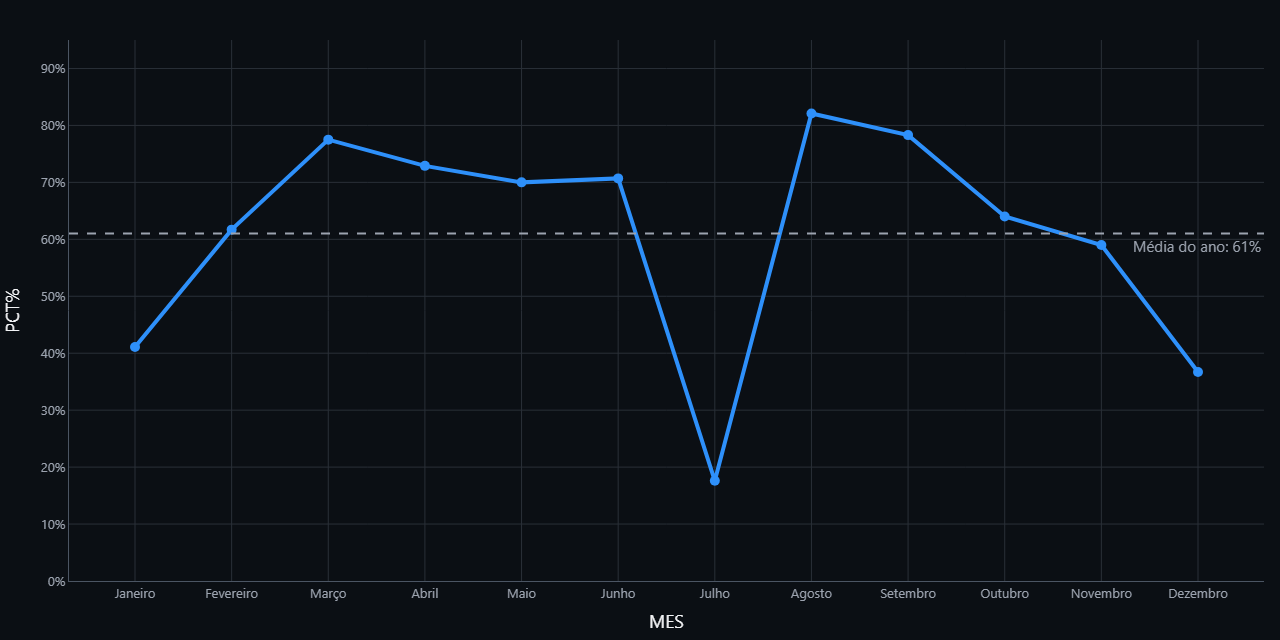
#> input picture apresentacao/graficos/mes_frequencia_line.png, 1280 x 640 px
$ python gerar_pdf.py
#> lines starting #> are read from the running program, lines starting #| are printed output that depends on the picture
# -*- coding: utf-8 -*-
"""
Gera GRAFICOS_BI.pdf — compilacao de todos os graficos para impressao/backup.

Uso:
    python gerar_pdf.py

Requisitos: Pillow
"""
import os

from PIL import Image, ImageDraw, ImageFont

HERE = os.path.dirname(os.path.abspath(__file__))
GRAF = os.path.join(HERE, "graficos")
OUT = os.path.join(HERE, "GRAFICOS_BI.pdf")

BG = (11, 15, 20)
TEXT = (243, 244, 246)
PAGE_W, PAGE_H = 1754, 1240  # A4 landscape @150dpi

FONT_CANDIDATES = [
    "C:/Windows/Fonts/segoeuib.ttf",
    "C:/Windows/Fonts/arialbd.ttf",
    "C:/Windows/Fonts/arial.ttf",
]


def find_font(size):
    for f in FONT_CANDIDATES:
        if os.path.exists(f):
            try:
                return ImageFont.truetype(f, size)
            except Exception:
                continue
    return ImageFont.load_default()


def page(img, title, dest, append):
#> called with title = 'Regência média por mês (2026)', dest = 'apresentacao/GRAFICOS_BI.pdf', append = False
    canvas = Image.new("RGB", (PAGE_W, PAGE_H), BG)
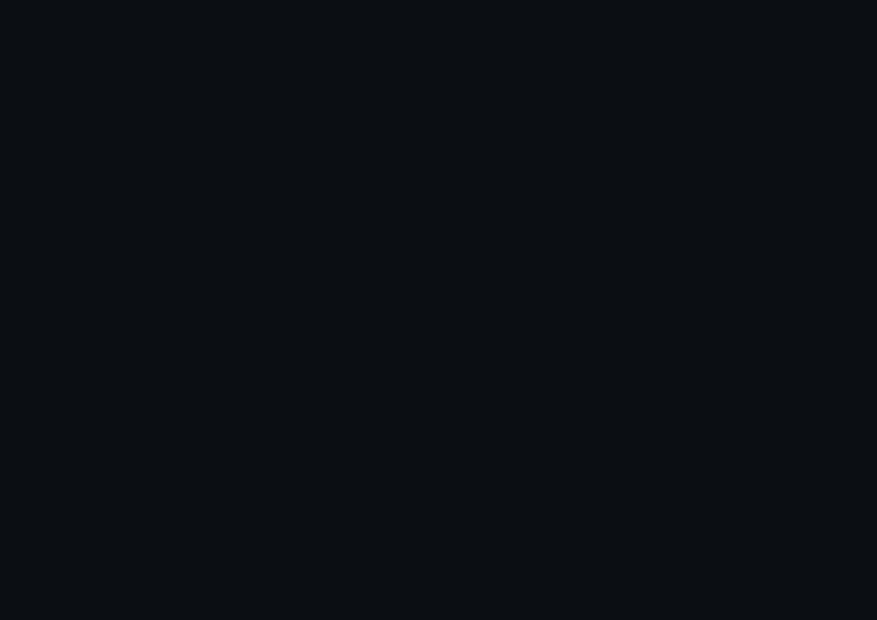
#> canvas: PIL image 1754x1240 RGB (shown at 1/2 size); mean R, G, B 11, 15, 20
    # fit image leaving margins
    m = 90
    avail_w, avail_h = PAGE_W - m * 2, PAGE_H - m * 2 - 90
    ratio = min(avail_w / img.width, avail_h / img.height)
#> ratio = 1.23
    w = int(img.width * ratio)
#> w = 1574
    h = int(img.height * ratio)
#> h = 787
    x = (PAGE_W - w) // 2
#> x = 90
    y = (PAGE_H - h) // 2 + 30
#> y = 256
    canvas.paste(img.resize((w, h)), (x, y))
    draw = ImageDraw.Draw(canvas)
    draw.text((90, 30), title, font=find_font(48), fill=TEXT)
    canvas.save(dest, "PDF", resolution=150.0, append=append)
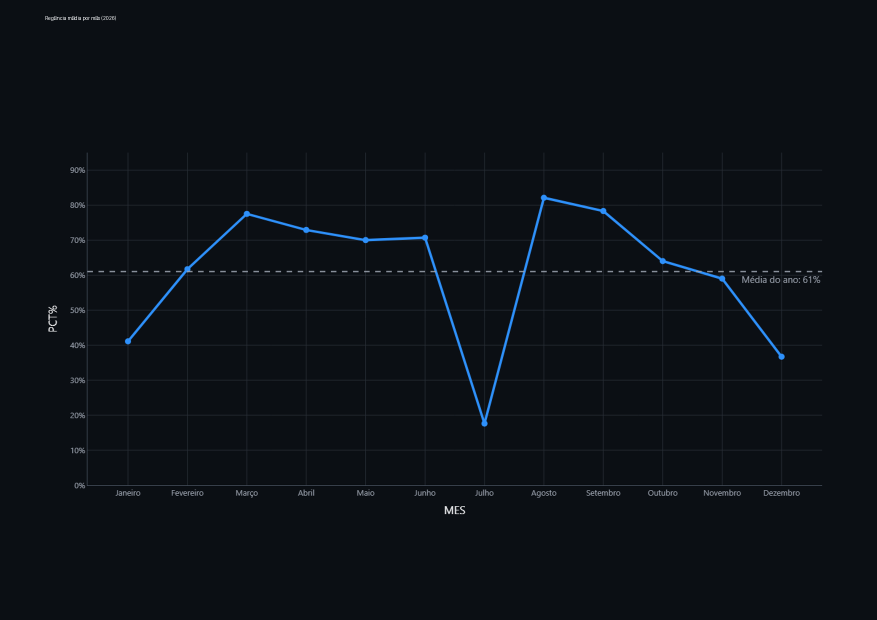
#> saved as GRAFICOS_BI.pdf: PIL image 1754x1240 RGB (shown at 1/2 size); mean R, G, B 12.1, 16.6, 22.2


def main():
    items = [
        ("mes_frequencia_line.png", "Regência média por mês (2026)"),
        ("mes_horas_bar.png", "Horas-aula totais por mes"),
        ("distribuicao_hist.png", "Distribuição da regência média"),
        ("area_freq_bar.png", "Regência média por área"),
        ("instrutores_menor.png", "Menores regências (alerta)"),
        ("instrutores_maior.png", "Maiores regências (destaque)"),
        ("ranking_horas.png", "Top 10 horas-aula no ano"),
        ("automotiva_polos.png", "Manutencao automotiva (area unificada) por polo"),
        ("heatmap.png", "Heatmap instrutor x mes (%)"),
    ]
    saved = 0
    for name, title in items:
        p = os.path.join(GRAF, name)
        if not os.path.exists(p):
            continue
        img = Image.open(p).convert("RGB")
        page(img, title, OUT, append=(saved > 0))
        saved += 1
#> pass 2 of the loop in main, `for name, title in items:`:
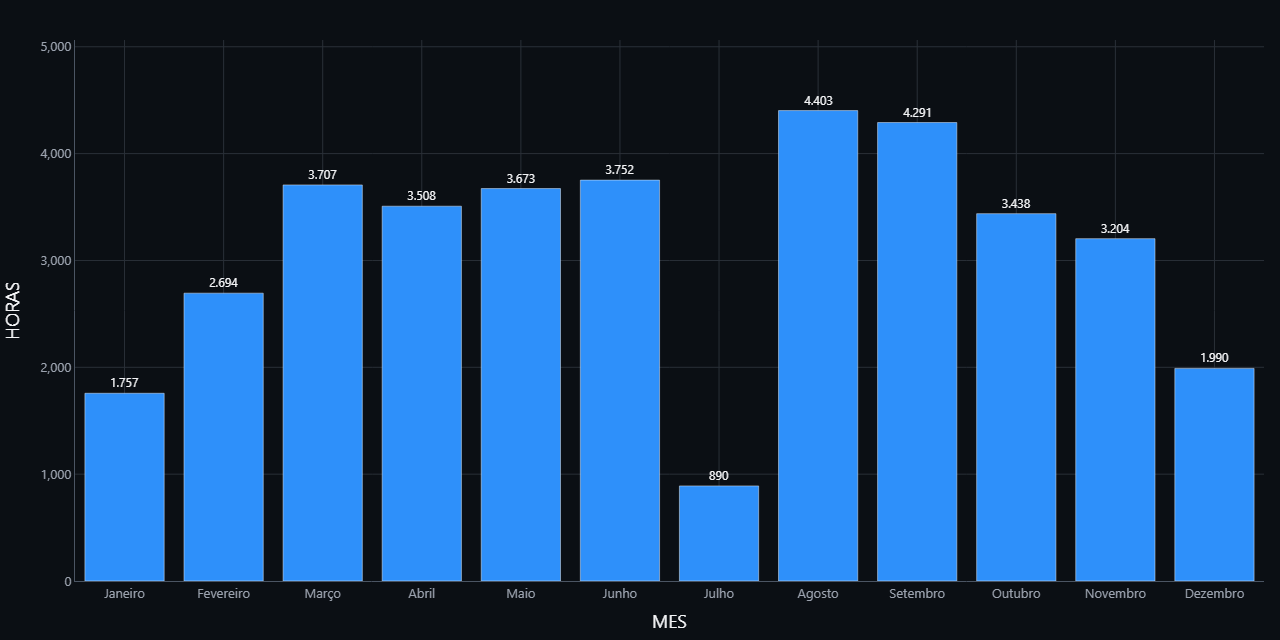
#> input picture apresentacao/graficos/mes_horas_bar.png, 1280 x 640 px
#> in page (call 2), `canvas.paste(img.resize((w, h)), (x, y))`:
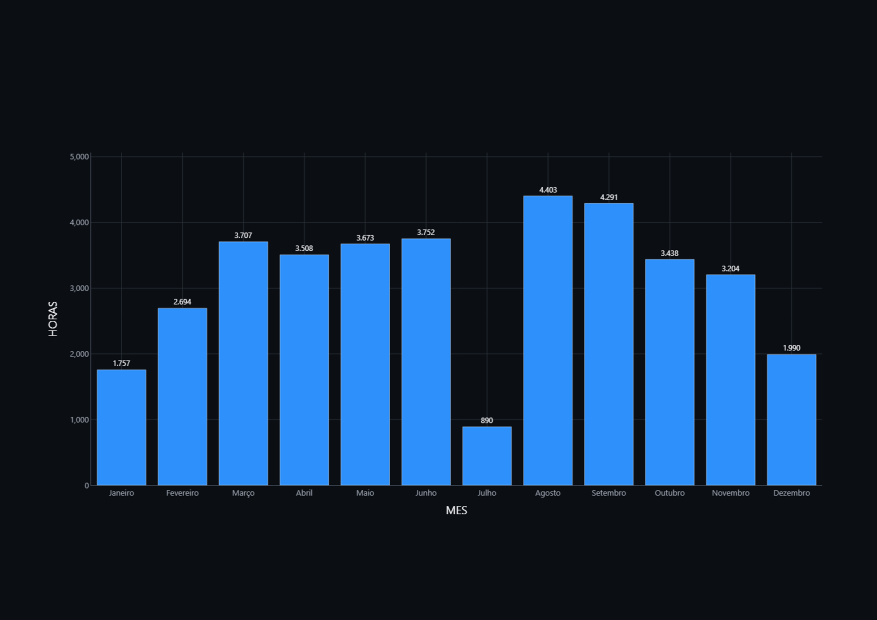
#> canvas: PIL image 1754x1240 RGB (shown at 1/2 size); mean R, G, B 20, 44.5, 71.6
#> pass 3 of the loop in main, `for name, title in items:`:
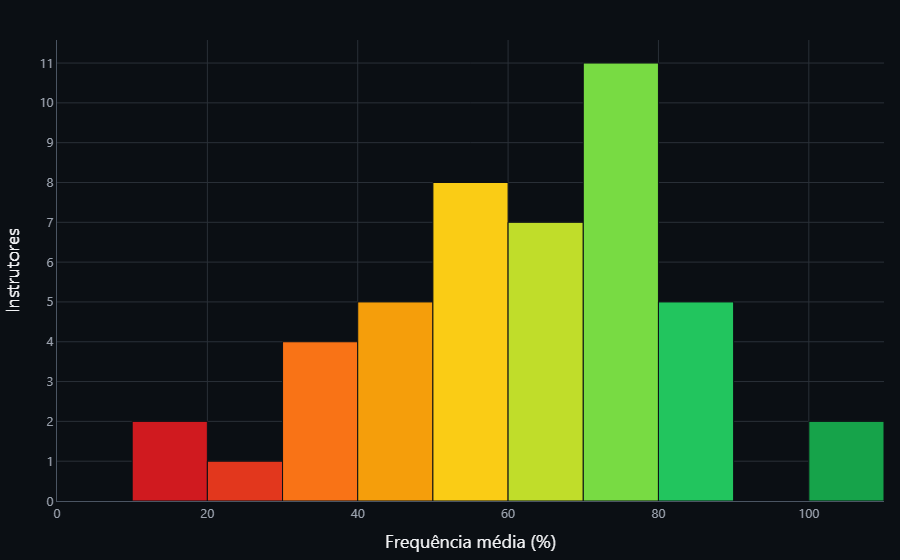
#> input picture apresentacao/graficos/distribuicao_hist.png, 900 x 560 px
#> img: PIL image 900x560 RGB
#> in page (call 3), `canvas.paste(img.resize((w, h)), (x, y))`:
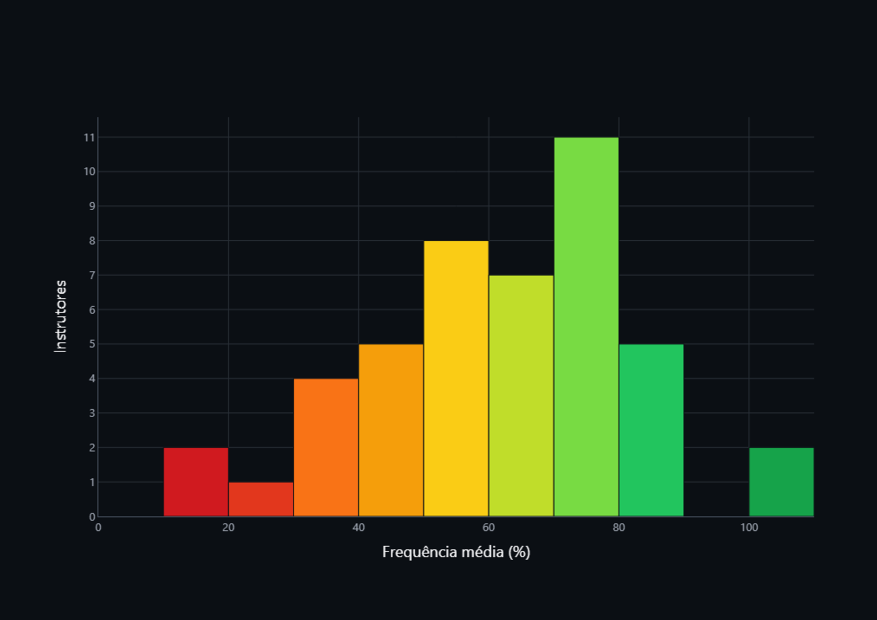
#> canvas: PIL image 1754x1240 RGB (shown at 1/2 size); mean R, G, B 41.1, 46.6, 25.6
#> the loop made 9 passes; the first 3 are shown
    print("OK", OUT)


if __name__ == "__main__":
    main()
